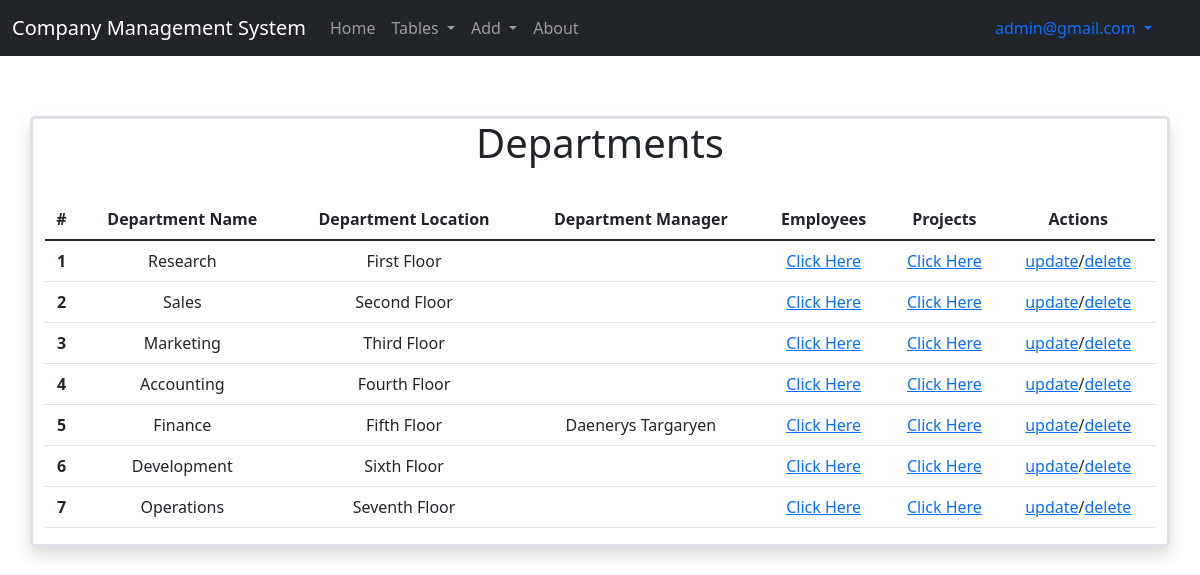
Screenshot of /departments (signed in) with the database file from the repository.
### application/models.py (models this page shows)
class User(db.Model, UserMixin):
    __tablename__ = 'user'
    id = db.Column(db.Integer, primary_key = True, autoincrement = True)
    username = db.Column(db.String, nullable = False)
    email = db.Column(db.String, unique = True, nullable = False)
    password = db.Column(db.String, nullable = False)
    active = db.Column(db.Boolean)
    roles = db.relationship('Role', secondary = 'roles_users')
    employee = db.relationship('Employee', backref = db.backref('user', uselist = False), primaryjoin = "User.id == Employee.user_id", uselist = False, cascade = "all, delete")

class Department(db.Model):
    __tablename__ = 'department'
    dept_id = db.Column(db.Integer, primary_key = True, autoincrement = True)
    dept_name = db.Column(db.String, nullable = False, unique = True)
    dept_location = db.Column(db.String, nullable = False)
    mgr_emp_id = db.Column(db.Integer, db.ForeignKey("employee.emp_id"))
    mgr_emp = db.relationship('Employee', uselist = False, primaryjoin = "Department.mgr_emp_id == Employee.emp_id")
    emps = db.relationship('Employee', backref = db.backref('dept', uselist = False), primaryjoin = "Department.dept_id == Employee.dept_id")
    projs = db.relationship('Project', backref = db.backref('dept', uselist = False), primaryjoin = "Department.dept_id == Project.dept_id")

class Employee(db.Model):
    __tablename__ = 'employee'
    emp_id = db.Column(db.Integer, primary_key = True, autoincrement = True)
    f_name = db.Column(db.String, nullable = False)
    l_name = db.Column(db.String)
    dob = db.Column(db.String, nullable = False)
    gender = db.Column(db.String, nullable = False)
    address = db.Column(db.String, nullable = False)
    salary = db.Column(db.Integer)
    team_id = db.Column(db.Integer, db.ForeignKey("team.team_id"))
    dept_id = db.Column(db.Integer, db.ForeignKey("department.dept_id"))
    user_id = db.Column(db.Integer, db.ForeignKey("user.id"), nullable = False)

### application/controllers.py (the view)
@app.route("/departments")
@roles_required('admin')
def departments():
    depts = Department.query.all()
    return render_template('departments.html',depts = depts)

### templates/departments.html
{% extends "base.html" %} {% block title %}Departments{% endblock %}} {% block
body_content %}
<div
  class="container bg-gradient w-auto border border-3 rounded-3 shadow"
  style="margin-top: 60px; margin-bottom: 60px"
>
  {% if depts == [] %}
  <h1>There are no departments.</h1>
  {% else %}
  <h1 style="text-align: center">Departments</h1>
  <br />
  <table class="table table-hover" style="text-align: center">
    <thead>
      <tr>
        <th scope="col">#</th>
        <th scope="col">Department Name</th>
        <th scope="col">Department Location</th>
        <th scope="col">Department Manager</th>
        <th scope="col">Employees</th>
        <th scope="col">Projects</th>
        <th scope="col">Actions</th>
      </tr>
    </thead>
    <tbody>
      {% set i = namespace(value=1) %} {% for dept in depts %}
      <tr>
        <th scope="row">{{ i.value }}</th>
        <td>{{ dept.dept_name }}</td>
        <td>{{ dept.dept_location }}</td>
        {% if dept.mgr_emp %}
        <td>{{ dept.mgr_emp.f_name + ' ' + dept.mgr_emp.l_name }}</td>
        {% else %}
        <td></td>
        {% endif %}
        <td>
          <a href="/departments/{{ dept.dept_id }}/employees">Click Here</a>
        </td>
        <td>
          <a href="/departments/{{ dept.dept_id }}/projects">Click Here</a>
        </td>
        <td>
          <a href="/department/{{ dept.dept_id }}/update">update</a>/<a
            href="/department/{{ dept.dept_id }}/delete"
            >delete</a
          >
        </td>
      </tr>
      {% set i.value = i.value + 1 %} {% endfor %}
    </tbody>
  </table>
  {% endif %}
</div>
{% endblock %}

### templates/base.html (shortened to what this page needs)
<!DOCTYPE html>
<html lang="en">
  <head>
    <link
      href="https://cdn.jsdelivr.net/npm/bootstrap@5.1.3/dist/css/bootstrap.min.css"
      rel="stylesheet"
    />
  </head>
  <body>
    <nav class="navbar navbar-expand-lg navbar-dark bg-dark">
      <div class="container-fluid">
        <a class="navbar-brand" href="#">Company Management System</a>
        <div class="collapse navbar-collapse" id="navbarText">
          <ul class="navbar-nav me-auto mb-2 mb-lg-0">
            <li class="nav-item">
              <a class="nav-link" id="home" aria-current="page" href="/home"
                >Home</a
              >
            </li>
            {% if current_user.is_authenticated %}
            <li class="nav-item dropdown">
              <a
                class="nav-link dropdown-toggle"
                href="#"
                id="navbarDropdown"
                role="button"
                data-bs-toggle="dropdown"
                aria-expanded="false"
              >
                Tables
              </a>
            </li>
            <li class="nav-item dropdown">
              <a
                class="nav-link dropdown-toggle"
                href="#"
                id="navbarDropdown"
                role="button"
                data-bs-toggle="dropdown"
                aria-expanded="false"
              >
                Add
              </a>
            </li>
            <li class="nav-item">
              <a class="nav-link" id="about" href="/about">About</a>
            </li>
            {% endif %} {% block navbar_items %}{% endblock %}
          </ul>
          <div>
            <div class="nav-item dropdown" style="margin-right: 20px">
              <a
                class="nav-link dropdown-toggle"
                href="#"
                id="navbarDropdownMenuLink"
                role="button"
                data-bs-toggle="dropdown"
                aria-expanded="false"
              >
                {% if current_user.is_authenticated %} {{ current_user.email }}
                {% else %} Not logged in {% endif %}
              </a>
            </div>
          </div>
        </div>
      </div>
    </nav>
    {% block body_content %}{% endblock %}
  </body>
</html>

### rows the page displays
User: email "admin@gmail.com"
Department: value "1", dept_name "Research", dept_location "First Floor"
Department: value "2", dept_name "Sales", dept_location "Second Floor"
Department: value "3", dept_name "Marketing", dept_location "Third Floor"
Department: value "4", dept_name "Accounting", dept_location "Fourth Floor"
Department: value "5", dept_name "Finance", dept_location "Fifth Floor", mgr_emp "Daenerys Targaryen"
Department: value "6", dept_name "Development", dept_location "Sixth Floor"
Department: value "7", dept_name "Operations", dept_location "Seventh Floor"
